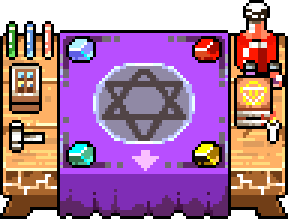
#> input picture img/1_0.png, 96 x 73 px (shown 3 times larger); its folder holds 4 pictures in this run
$ python make_textures.py
#> lines starting #> are read from the running program, lines starting #| are printed output that depends on the picture
#!/usr/bin/env python3
# -*- coding: utf-8 -*-
"""生成「超级生产所」的自定义外观贴图（红砖工厂 + 顶部烟囱 + 正面大门）。

产物（写到 Defs/Textures/，随后部署到 C:\\TerritoryModTest\\Textures\\）：

    super_factory.png    192×192  场景里的建筑本体（3 格 × 64px）
    ui_105050.png         64×64   UI/建造菜单图标

## ⚠ 这两张图是**由 DLL 在运行时加载**的，不走游戏的贴图通道

试过两条官方通道，都不行（2026-09-13 实测）：
  1. `textures.xml` + `action="add"` + 新 prefab 名 →
     放置建筑时 `NullReferenceException`（游戏按名字找不到预制体）
  2. `textures.xml` + `action="replace"` 覆盖 `workbench_0` →
     **洋红探针实测没生效**：世界里 0 个洋红像素（只有工具栏 14 个）

现在的做法（`CustomSprite.cs`）：DLL 在启动时
  * 从插件目录的 `Textures/` 读这两个 PNG
  * `ImageConversion.LoadImage` → `Texture2D` → `Sprite.Create`
  * 克隆一个游戏已有的建筑 prefab（`workbench`）并换掉它的 SpriteRenderer.sprite
  * Harmony 拦 `PrefabManager.GetPrefab("super_factory")` 返回这个克隆

好处：**完全不用游戏美术资源**，改图只要换 PNG 重启游戏，不用重编译 DLL。

尺寸依据：官方 mod 教程里 3×3 建筑示例 `kingdom_treasure_box_0.png` = 192×192
（3 格 × 64px），建筑图 anchor 用 `0,0`（左下角）。
"""
import sys
from pathlib import Path

from PIL import Image, ImageDraw

try:
    sys.stdout.reconfigure(encoding="utf-8")
except Exception:
    pass

REPO = Path(__file__).resolve().parent.parent
OUT = REPO / "Defs" / "Textures"

# 文件名必须与 CustomSprite.cs 里的 SpriteNamePrefix / IconSpriteName 一致
SPRITE_PREFIX = "super_factory"     # 4 个朝向：super_factory_0..3
ICON_PNG = "ui_105050.png"

# ⚠ 不要放大！游戏建筑贴图是 **32 像素/格**（实测游戏常量
# Tile.CELL_SIZE_IN_PIXEL=32 / Tile.CELL_SIZE=1），
# 而用户的素材本来就是按 32 像素/格画的（横向 96px = 3 格、73px ≈ 2 格）。
# 早期版本误以为游戏是 64 像素/格，把图放大了 2 倍，结果模型比占地大一圈。
TEXTURE_UPSCALE = 1

# ---------------- 调色板（像素风，刻意压住颜色数量） ----------------
BRICK = (150, 62, 48)          # 红砖主体
BRICK_D = (118, 46, 36)        # 砖缝/暗部
BRICK_L = (176, 82, 62)        # 砖面高光
MORTAR = (196, 176, 158)       # 灰浆
ROOF = (92, 78, 70)            # 屋顶
ROOF_L = (116, 100, 90)
ROOF_D = (68, 56, 50)
CHIMNEY = (104, 62, 52)        # 烟囱砖（比墙深一点）
CHIMNEY_D = (78, 44, 38)
CHIMNEY_TOP = (58, 54, 56)
DOOR = (92, 62, 38)            # 木门
DOOR_L = (122, 86, 54)
DOOR_D = (66, 42, 26)
FRAME = (208, 190, 168)        # 门框/窗框（浅石）
WINDOW = (108, 152, 168)       # 玻璃
WINDOW_L = (150, 196, 208)
SHADOW = (26, 30, 44)          # 地面投影（和地砖暗部接近）
SIGN = (226, 186, 84)          # 金色招牌
SIGN_D = (168, 130, 48)
SMOKE = (178, 178, 186)


# [129 lines left out: functions brick_fill, build_body, build_icon, not called in this run]


def main():
    OUT.mkdir(parents=True, exist_ok=True)
    # 清掉历史策略留下的文件
    for old in ("workbench_0.png", "ui_105010.png", "textures.xml", "super_factory.png"):
        p = OUT / old
        if p.exists():
            p.unlink()
            print("清理旧文件:", old)

    src = REPO / "img"
    if not src.exists():
        raise SystemExit(f"缺少素材目录 {src}（放 4 张 3×2 建筑图：1_0..1_3.png）")

    # 用户提供的 4 张图 = 建筑的 4 个朝向（1_0..1_3）。
    #
    # ⚠ 必须放大 2 倍：游戏是 **64 像素/格**（官方教程里 3×3 建筑示例 = 192×192）。
    # 用户的图是 32 像素/格画的（横向 96×73、竖向 64×118），
    # 直接用的话 3×2 的建筑只画出 1.5×1.1 格 —— 用户实测反馈「贴图大小只有 1.5×1」就是这个原因。
    # 放大到 192×146（3×64 × 2×64 再按原图比例）后，用 ppu=64 正好铺满 3×2 占地格。
    # 用 NEAREST 放大保住像素风的硬边，不要用 LANCZOS（会糊）。
    for i in range(4):
        s = src / f"1_{i}.png"
        if not s.exists():
            raise SystemExit(f"缺少素材 {s}")
        im = Image.open(s).convert('RGBA')
#> im is the input picture: PIL image 96x73 RGBA; mean R, G, B, A 128.4, 81.8, 116.9, 219.7
        im2 = im.resize((im.width * TEXTURE_UPSCALE, im.height * TEXTURE_UPSCALE), Image.NEAREST)
        im2.save(OUT / f"{SPRITE_PREFIX}_{i}.png")
        print(f"生成: {SPRITE_PREFIX}_{i}.png ← img/1_{i}.png  {im.size} → {im2.size}（放大 {TEXTURE_UPSCALE}×）")
#| 生成: super_factory_0.png ← img/1_0.png  (96, 73) → (96, 73)（放大 1×）
    Image.open(src / "1_0.png").convert("RGBA").resize((64, 64), Image.LANCZOS).save(OUT / ICON_PNG)
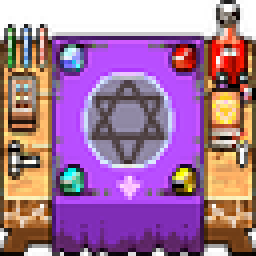
#> saved as ui_105050.png: PIL image 64x64 RGBA (shown 4 times larger); mean R, G, B, A 128.8, 82.6, 117.3, 219.4; transparent parts drawn white
    print(f"生成: {ICON_PNG} ← img/1_0.png（缩到 64×64 当菜单图标）")

    # ⚠ 必须 action="add"：我们的贴图名游戏本来没有，add 才是「新增图片」。
    # 之前用 replace 覆盖游戏已有名字，实测不生效（洋红探针世界里 0 个洋红像素）。
    # 建筑图 anchor 用 "0,0"（左下角对齐占地格），这是官方 mod 教程里建筑图的写法。
    lines = ['<ModImages version="1">', '']
    for i in range(4):
        lines += [f'  <Image', f'      file="{SPRITE_PREFIX}_{i}.png"',
                  f'      action="add"', f'      anchor="0,0"', f'      />', '']
    lines += ['  <Image', f'      file="{ICON_PNG}"',
              '      action="add"', '      anchor="0.5,0.5"', '      />', '', '</ModImages>', '']
    (OUT / "textures.xml").write_text("\n".join(lines), encoding="utf-8", newline="\n")
    print("生成: textures.xml（4 个朝向 + 1 个图标，全部 action=add）")

    for f in sorted(OUT.iterdir()):
        print("  ", f.name, f.stat().st_size, "字节")
    print("输出目录:", OUT)


if __name__ == "__main__":
    main()
